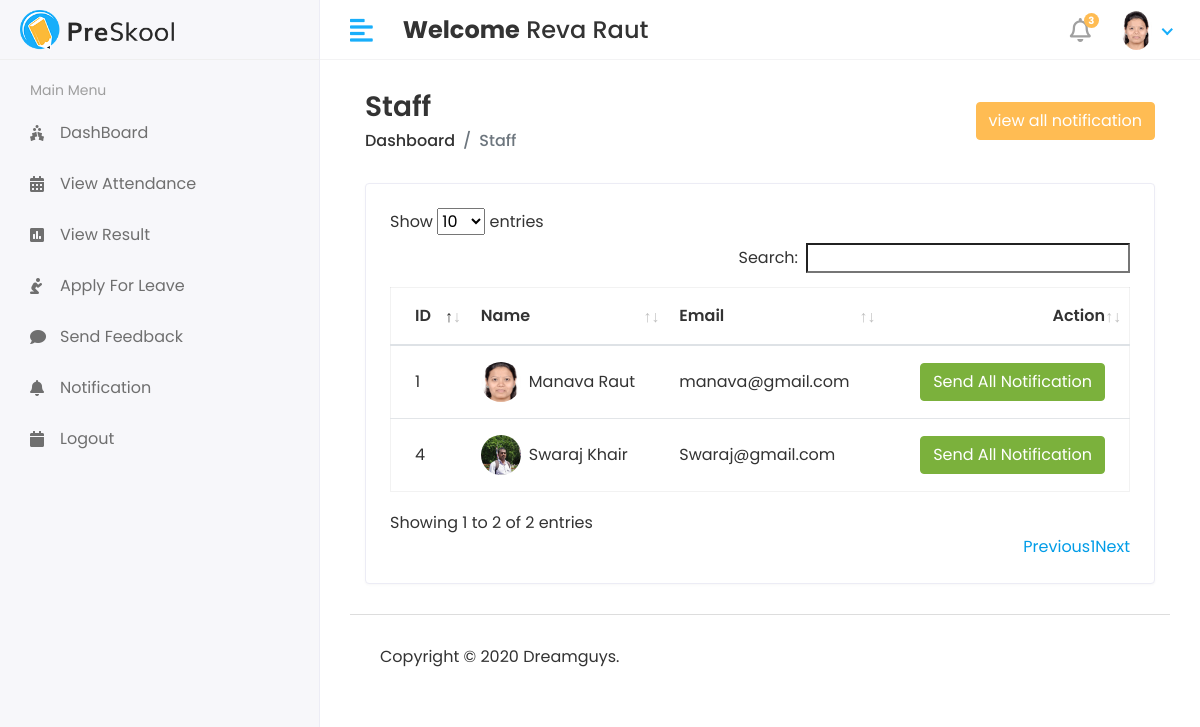
The page /Hod/Staff/Send_Notification (signed in) on the database as committed earlier.
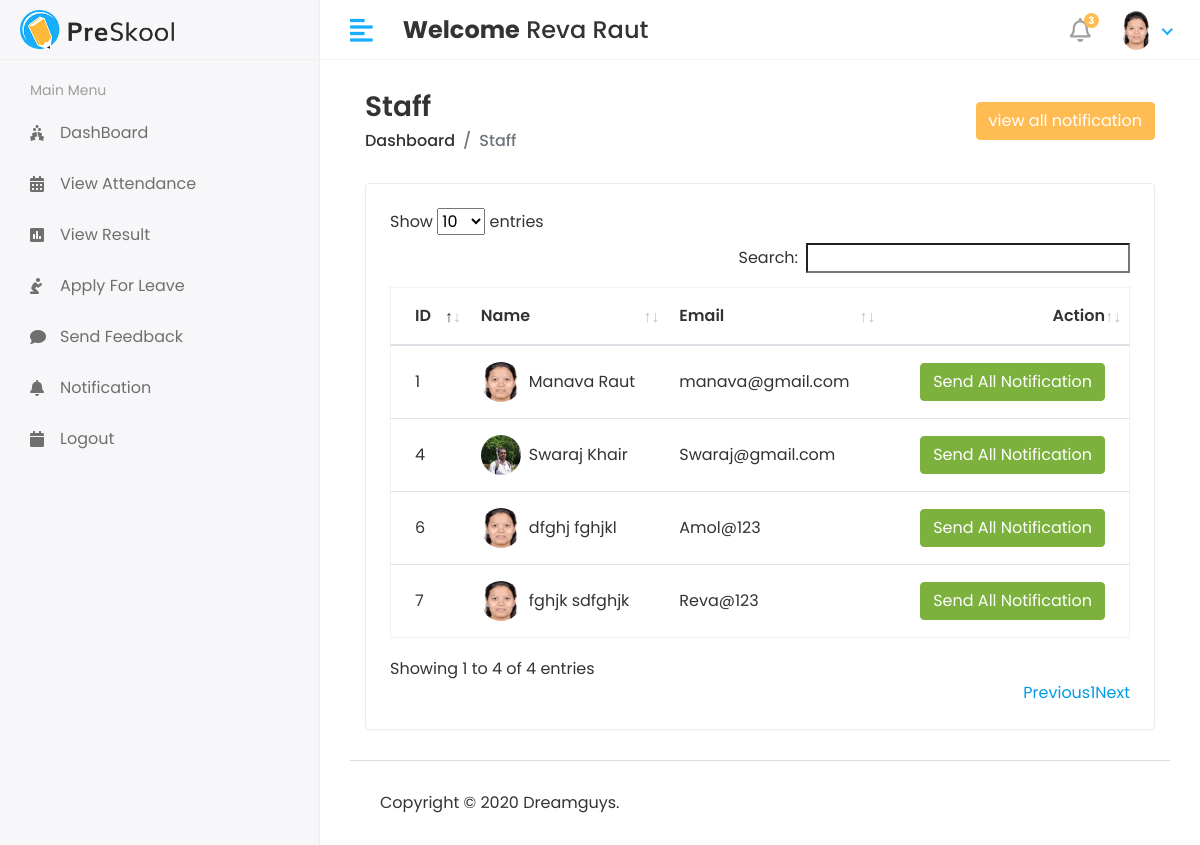
The same page on the database as committed later.
### S_M_S/models.py (models this page shows, shortened)
class Staff(models.Model):
    admin = models.OneToOneField(CustomUser, on_delete=models.CASCADE)
    address = models.TextField()
    gender = models.CharField( max_length=100)
    created_at = models.DateTimeField(auto_now_add=True)
    updated_at = models.DateTimeField(auto_now=True)

class CustomUser(AbstractUser):
    USER = (
        (1,'HOD'),
        (2,'STAFF'),
        (3,'STUDENT'),
    )
    user_type = models.CharField(choices=USER, max_length=50, default=1) # user choices (HOD,Staff,Student)
    profile_pic = models.ImageField(upload_to='media/profile_pic')

### student_management_system/HOD_Views.py (the view)
# urls.py: path('Hod/Staff/Send_Notification',HOD_Views.STAFF_SEND_NOTIFICATION,name='staff_send_notification'),
@login_required(login_url='/')
def STAFF_SEND_NOTIFICATION(request):
    staff = Staff.objects.all()
    see_notification = Staff_Notification.objects.all().order_by('-id')[0:5]
    context = {
        'staff':staff,
        'see_notification':see_notification,
    }
    return render(request,'HOD/staff_notification.html',context)

### template/HOD/staff_notification.html (shortened to what this page needs)
{% extends 'base.html' %}
{% block content %}
<div class="content container-fluid">
    <div class="page-header">
       <div class="row align-items-center">
          <div class="col">
             <h3 class="page-title">Staff</h3>
             <ul class="breadcrumb">
                <li class="breadcrumb-item"><a href="index.html">Dashboard</a></li>
                <li class="breadcrumb-item active">Staff</li>
             </ul>
          </div>
          <div class="col-auto text-right float-right ml-auto">
            <button< type="button" class="btn btn-primary" data-toggle ="modal" data-target="#exampleModalCenter">view all notification</button>
          </div>
       </div>
    </div>
    <div class="row">
       <div class="col-sm-12">
          <div class="card card-table">
             <div class="card-body">
                <div class="table-responsive">
                   <table id="table_id" class="table table-hover table-center mb-0 ">
                      <thead>
                         <tr>
                            <th>ID</th>
                            <th>Name</th>
                            <th>Email</th>
                            <th class="text-right">Action</th>
                         </tr>
                      </thead>
                      <tbody>
                        {% for i in staff %}
                         <tr>
                            <td>{{i.id}}</td>
                            <td>
                               <h2 class="table-avatar">
                                  <a href="student-details.html" class="avatar avatar-sm mr-2"><img class="avatar-img rounded-circle" src="/{{i.admin.profile_pic}}" alt="User Image"></a>
                                  <a href="student-details.html">{{i.admin.first_name}}&nbsp;{{i.admin.last_name}} </a>
                               </h2>
                            </td>
                            <td>{{i.admin.email}}</td>
                            <td class="text-right">
                                <button< type="button" class="btn btn-success" data-toggle="modal" data-target="#sendnotification-{{forloop.counter}}">Send All Notification</button>
                            </td>
                         </tr>
                        {% endfor %}
                      </tbody>
                   </table>
                </div>
             </div>
          </div>
       </div>
    </div>
 </div>
{% endblock %}

Rows that differ between the two databases and show on the page:
added Staff: id "6", admin.profile_pic (picture), admin.first_name "dfghj", admin.last_name "fghjkl", admin.email "Amol@123"
added Staff: id "7", admin.profile_pic (picture), admin.first_name "fghjk", admin.last_name "sdfghjk", admin.email "Reva@123"
Other text that changed with them:
text written by a page script: "Show entries Search: Showing 1 to 2 of 2 entries Previous 1 Next" → "Show entries Search: Showing 1 to 4 of 4 entries Previous 1 Next"
